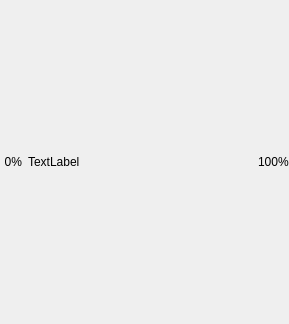
<?xml version="1.0" encoding="UTF-8"?>
<ui version="4.0">
 <class>ColorGradientWidget</class>
 <widget class="QWidget" name="ColorGradientWidget">
  <property name="geometry">
   <rect>
    <x>0</x>
    <y>0</y>
    <width>289</width>
    <height>324</height>
   </rect>
  </property>
  <property name="windowTitle">
   <string>Form</string>
  </property>
  <layout class="QVBoxLayout" name="verticalLayout">
   <property name="leftMargin">
    <number>0</number>
   </property>
   <property name="topMargin">
    <number>0</number>
   </property>
   <property name="rightMargin">
    <number>0</number>
   </property>
   <property name="bottomMargin">
    <number>0</number>
   </property>
   <item>
    <layout class="QGridLayout" name="gridLayout">
     <item row="0" column="0">
      <widget class="QLabel" name="label_6">
       <property name="sizePolicy">
        <sizepolicy hsizetype="Preferred" vsizetype="Preferred">
         <horstretch>1</horstretch>
         <verstretch>0</verstretch>
        </sizepolicy>
       </property>
       <property name="text">
        <string>0%</string>
       </property>
       <property name="alignment">
        <set>Qt::AlignRight|Qt::AlignTrailing|Qt::AlignVCenter</set>
       </property>
      </widget>
     </item>
     <item row="0" column="2">
      <widget class="QLabel" name="label_7">
       <property name="sizePolicy">
        <sizepolicy hsizetype="Preferred" vsizetype="Preferred">
         <horstretch>1</horstretch>
         <verstretch>0</verstretch>
        </sizepolicy>
       </property>
       <property name="text">
        <string>100%</string>
       </property>
      </widget>
     </item>
     <item row="0" column="1">
      <widget class="QLabel" name="label">
       <property name="sizePolicy">
        <sizepolicy hsizetype="Preferred" vsizetype="Preferred">
         <horstretch>10</horstretch>
         <verstretch>0</verstretch>
        </sizepolicy>
       </property>
       <property name="text">
        <string>TextLabel</string>
       </property>
      </widget>
     </item>
    </layout>
   </item>
  </layout>
 </widget>
 <resources/>
 <connections/>
</ui>
